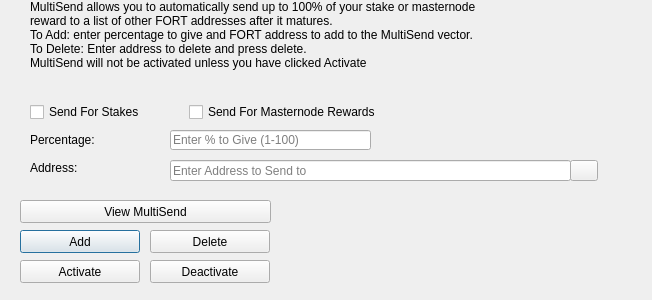
<?xml version="1.0" encoding="UTF-8"?>
<ui version="4.0">
 <class>MultiSendDialog</class>
 <widget class="QDialog" name="MultiSendDialog">
  <property name="windowModality">
   <enum>Qt::NonModal</enum>
  </property>
  <property name="geometry">
   <rect>
    <x>0</x>
    <y>0</y>
    <width>652</width>
    <height>300</height>
   </rect>
  </property>
  <property name="windowTitle">
   <string>MultiSend</string>
  </property>
  <widget class="QLineEdit" name="multiSendPercentEdit">
   <property name="geometry">
    <rect>
     <x>170</x>
     <y>130</y>
     <width>201</width>
     <height>20</height>
    </rect>
   </property>
   <property name="toolTip">
    <string>Enter whole numbers 1 - 100</string>
   </property>
   <property name="placeholderText">
    <string>Enter % to Give (1-100)</string>
   </property>
  </widget>
  <widget class="QLineEdit" name="multiSendAddressEdit">
   <property name="geometry">
    <rect>
     <x>170</x>
     <y>160</y>
     <width>401</width>
     <height>21</height>
    </rect>
   </property>
   <property name="toolTip">
    <string/>
   </property>
   <property name="placeholderText">
    <string>Enter Address to Send to</string>
   </property>
  </widget>
  <widget class="QLabel" name="label_2">
   <property name="geometry">
    <rect>
     <x>30</x>
     <y>0</y>
     <width>451</width>
     <height>121</height>
    </rect>
   </property>
   <property name="lineWidth">
    <number>1</number>
   </property>
   <property name="text">
    <string>MultiSend allows you to automatically send up to 100% of your stake or masternode reward to a list of other FORT addresses after it matures.
To Add: enter percentage to give and FORT address to add to the MultiSend vector.
To Delete: Enter address to delete and press delete.
MultiSend will not be activated unless you have clicked Activate</string>
   </property>
   <property name="alignment">
    <set>Qt::AlignLeading|Qt::AlignLeft|Qt::AlignTop</set>
   </property>
   <property name="wordWrap">
    <bool>true</bool>
   </property>
  </widget>
  <widget class="QLabel" name="message">
   <property name="geometry">
    <rect>
     <x>290</x>
     <y>200</y>
     <width>351</width>
     <height>91</height>
    </rect>
   </property>
   <property name="text">
    <string/>
   </property>
  </widget>
  <widget class="QPushButton" name="addButton">
   <property name="geometry">
    <rect>
     <x>20</x>
     <y>230</y>
     <width>120</width>
     <height>23</height>
    </rect>
   </property>
   <property name="toolTip">
    <string/>
   </property>
   <property name="statusTip">
    <string>Add to MultiSend Vector</string>
   </property>
   <property name="text">
    <string>Add</string>
   </property>
  </widget>
  <widget class="QPushButton" name="disableButton">
   <property name="geometry">
    <rect>
     <x>150</x>
     <y>260</y>
     <width>120</width>
     <height>23</height>
    </rect>
   </property>
   <property name="statusTip">
    <string>Deactivate MultiSend</string>
   </property>
   <property name="text">
    <string>Deactivate</string>
   </property>
  </widget>
  <widget class="QPushButton" name="addressBookButton">
   <property name="geometry">
    <rect>
     <x>570</x>
     <y>160</y>
     <width>28</width>
     <height>21</height>
    </rect>
   </property>
   <property name="toolTip">
    <string>Choose an address from the address book</string>
   </property>
   <property name="text">
    <string/>
   </property>
   <property name="icon">
    <iconset resource="../Fortcoin.qrc">
     <normaloff>:/icons/address-book</normaloff>:/icons/address-book</iconset>
   </property>
   <property name="shortcut">
    <string>Alt+A</string>
   </property>
   <property name="autoDefault">
    <bool>false</bool>
   </property>
  </widget>
  <widget class="QLabel" name="label">
   <property name="geometry">
    <rect>
     <x>30</x>
     <y>130</y>
     <width>121</width>
     <height>20</height>
    </rect>
   </property>
   <property name="toolTip">
    <string>Percentage of stake to send</string>
   </property>
   <property name="text">
    <string>Percentage:</string>
   </property>
  </widget>
  <widget class="QLabel" name="label_5">
   <property name="geometry">
    <rect>
     <x>30</x>
     <y>160</y>
     <width>111</width>
     <height>16</height>
    </rect>
   </property>
   <property name="toolTip">
    <string>Address to send portion of stake to</string>
   </property>
   <property name="text">
    <string>Address:</string>
   </property>
  </widget>
  <widget class="QPushButton" name="deleteButton">
   <property name="geometry">
    <rect>
     <x>150</x>
     <y>230</y>
     <width>120</width>
     <height>23</height>
    </rect>
   </property>
   <property name="toolTip">
    <string/>
   </property>
   <property name="statusTip">
    <string>Delete Address From MultiSend Vector</string>
   </property>
   <property name="text">
    <string>Delete</string>
   </property>
  </widget>
  <widget class="QPushButton" name="activateButton">
   <property name="geometry">
    <rect>
     <x>20</x>
     <y>260</y>
     <width>120</width>
     <height>23</height>
    </rect>
   </property>
   <property name="statusTip">
    <string>Activate MultiSend</string>
   </property>
   <property name="text">
    <string>Activate</string>
   </property>
  </widget>
  <widget class="QPushButton" name="viewButton">
   <property name="geometry">
    <rect>
     <x>20</x>
     <y>200</y>
     <width>251</width>
     <height>23</height>
    </rect>
   </property>
   <property name="toolTip">
    <string/>
   </property>
   <property name="statusTip">
    <string>View MultiSend Vector</string>
   </property>
   <property name="text">
    <string>View MultiSend</string>
   </property>
  </widget>
  <widget class="QWidget" name="horizontalLayoutWidget">
   <property name="geometry">
    <rect>
     <x>30</x>
     <y>100</y>
     <width>351</width>
     <height>24</height>
    </rect>
   </property>
   <layout class="QHBoxLayout" name="horizontalLayout">
    <item>
     <widget class="QCheckBox" name="multiSendStakeCheckBox">
      <property name="text">
       <string>Send For Stakes</string>
      </property>
     </widget>
    </item>
    <item>
     <widget class="QCheckBox" name="multiSendMasternodeCheckBox">
      <property name="text">
       <string>Send For Masternode Rewards</string>
      </property>
     </widget>
    </item>
   </layout>
  </widget>
 </widget>
 <resources>
  <include location="../Fortcoin.qrc"/>
 </resources>
 <connections/>
</ui>
